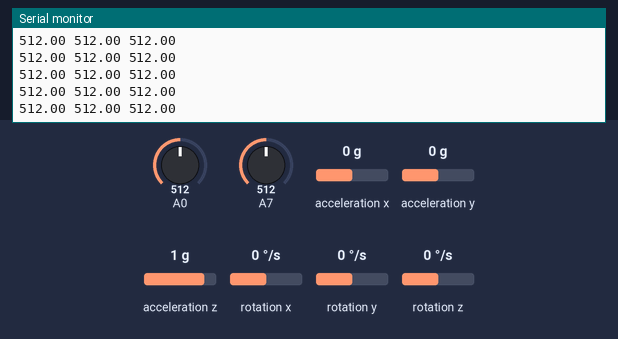
A sketch run on a simulated Arduino Uno, built with avr-gcc and run on an emulated ATmega328P. Parts: the last lines printed to the serial monitor. Wiring (inferred from the names in the program): MPU-6050 motion sensor at I2C address 0x68. The test bench sets the inputs (shaded band); at power-on: A0 = 512, acceleration x 0 g, acceleration y 0 g, A7 = 512, acceleration z 1 g, rotation x 0 °/s, rotation y 0 °/s, rotation z 0 °/s.

Above: at 1.2 s.
1.3 s: A0 set to 716
At 1.82 s:
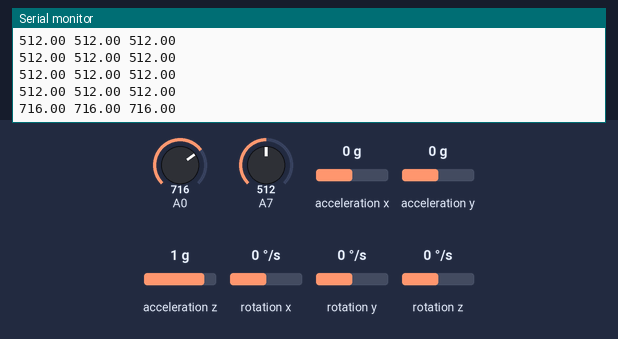
2.8 s: acceleration x set to -0.8 g
At 2.86 s:
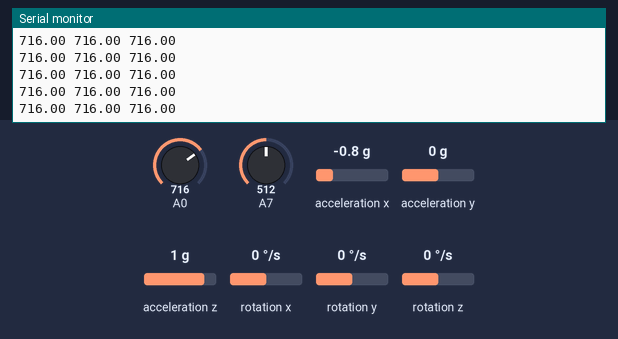
4.3 s: acceleration y set to -0.8 g
At 4.32 s:
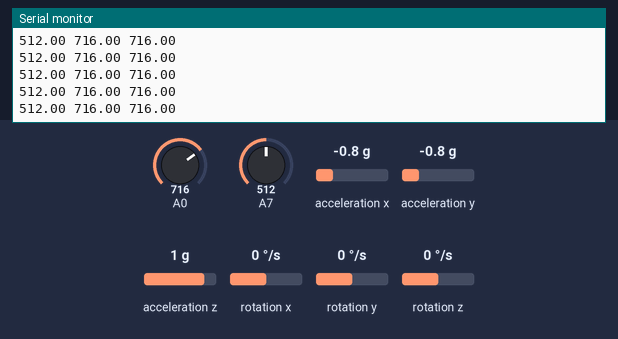
5.8 s: A7 set to 306
At 5.98 s:
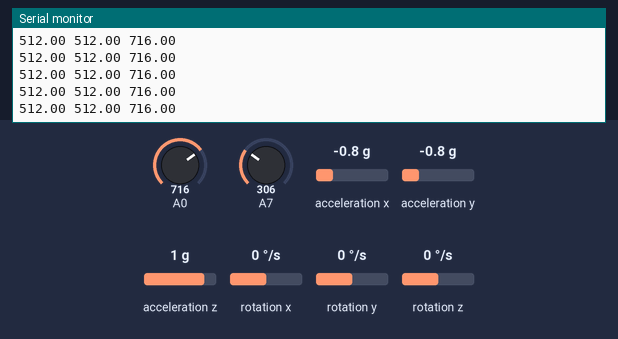
7.3 s: acceleration z set to -0.8 g
At 7.44 s:
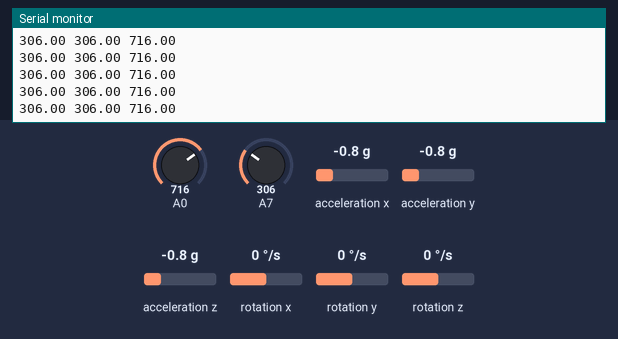
8.8 s: A7 set to 30
At 8.9 s:
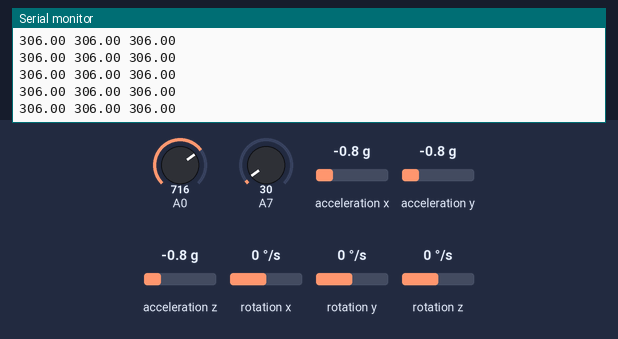
Timing chart, 0 to 11.3 s (numbered marks = the images above; inputs shaded):
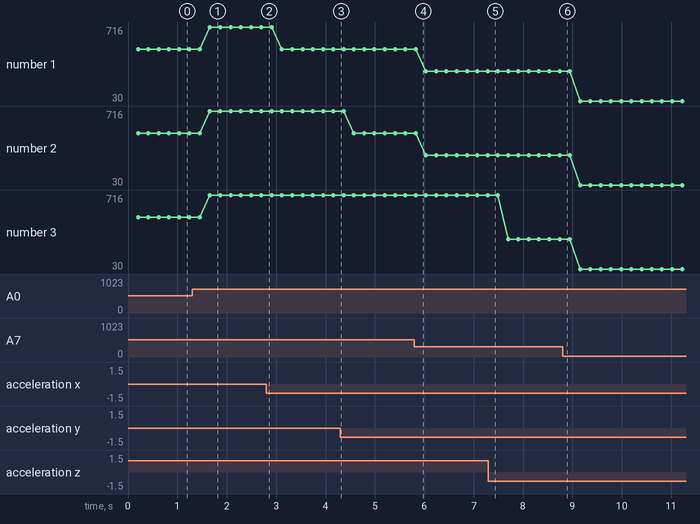

The sketch:

averages_accelXYZ2.ino
```cpp
// MPU-6050 Short Example Sketch
// By Arduino User JohnChi
// August 17, 2014
// Public Domain
#include<Wire.h>
const int MPU_addr = 0x68; // I2C address of the MPU-6050
int16_t AcX, AcY, AcZ, Tmp, GyX, GyY, GyZ;

int sampleWindow = 200;
int delayval = 5;

void setup() {
  Wire.begin();
  Wire.beginTransmission(MPU_addr);
  Wire.write(0x6B);  // PWR_MGMT_1 register
  Wire.write(0);     // set to zero (wakes up the MPU-6050)
  Wire.endTransmission(true);
  Serial.begin(9600);
}
void loop() {

  Wire.beginTransmission(MPU_addr);
  Wire.write(0x3B);  // starting with register 0x3B (ACCEL_XOUT_H)
  Wire.endTransmission(false);
  Wire.requestFrom(MPU_addr, 14, true); // request a total of 14 registers
  AcX = Wire.read() << 8 | Wire.read(); // 0x3B (ACCEL_XOUT_H) & 0x3C (ACCEL_XOUT_L)
  AcY = Wire.read() << 8 | Wire.read(); // 0x3D (ACCEL_YOUT_H) & 0x3E (ACCEL_YOUT_L)
  AcZ = Wire.read() << 8 | Wire.read(); // 0x3F (ACCEL_ZOUT_H) & 0x40 (ACCEL_ZOUT_L)
  //  Tmp = Wire.read() << 8 | Wire.read(); // 0x41 (TEMP_OUT_H) & 0x42 (TEMP_OUT_L)
  GyX = Wire.read() << 8 | Wire.read(); // 0x43 (GYRO_XOUT_H) & 0x44 (GYRO_XOUT_L)
  GyY = Wire.read() << 8 | Wire.read(); // 0x45 (GYRO_YOUT_H) & 0x46 (GYRO_YOUT_L)
  GyZ = Wire.read() << 8 | Wire.read(); // 0x47 (GYRO_ZOUT_H) & 0x48 (GYRO_ZOUT_L)

  unsigned long startMillis = millis();
  int newReadingAcX = analogRead(AcX);
  int newReadingAcY = analogRead(AcY);
  int newReadingAcZ = analogRead(AcZ);
  int sampleCount = 0;
  long totalAcX = 0;
  long totalAcY = 0;
  long totalAcZ = 0;

  while (millis() - startMillis < sampleWindow) {

    totalAcX += newReadingAcX;
    totalAcY += newReadingAcY;
    totalAcZ += newReadingAcZ;

    sampleCount++;
  }

  float averageAcX = totalAcX / sampleCount;
  float averageAcY = totalAcY / sampleCount;
  float averageAcZ = totalAcZ / sampleCount;
  Serial.print(averageAcX);
  Serial.print(" ");
  Serial.print(averageAcY);
  Serial.print(" ");
  Serial.println(averageAcZ);
  delay(delayval);

}
```

Measured:
- after the input at 1.3 s, the serial monitor: prints a new line after 0.36 s (image 1)
- plotted number 1: 512 → 716 after the input at 1.3 s, 512 → 306 after the input at 5.8 s, 306 → 30 after the input at 8.8 s
- plotted number 2: 512 → 716 after the input at 1.3 s, 512 → 306 after the input at 5.8 s, 306 → 30 after the input at 8.8 s
- plotted number 3: 512 → 716 after the input at 1.3 s, 306 → 30 after the input at 8.8 s
